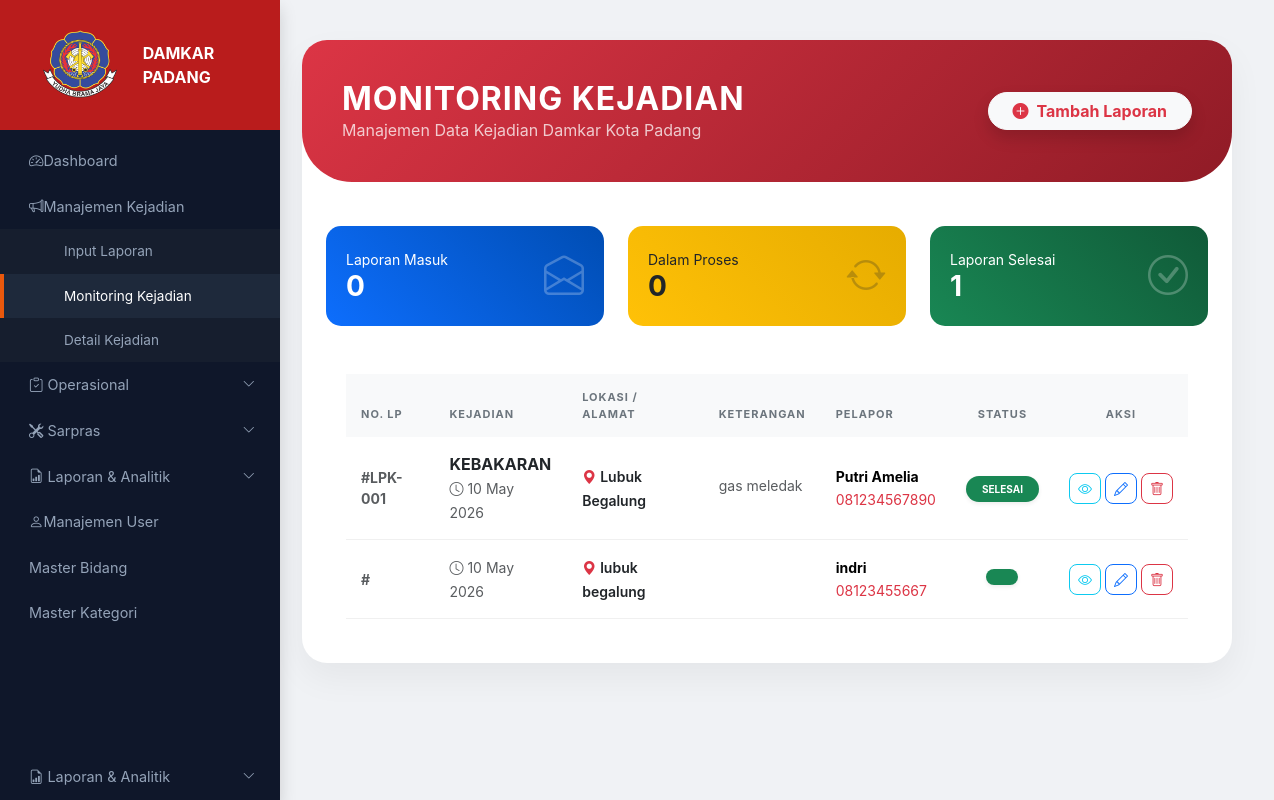
The page /pages/monitoring_kejadian.php on the database as committed earlier.
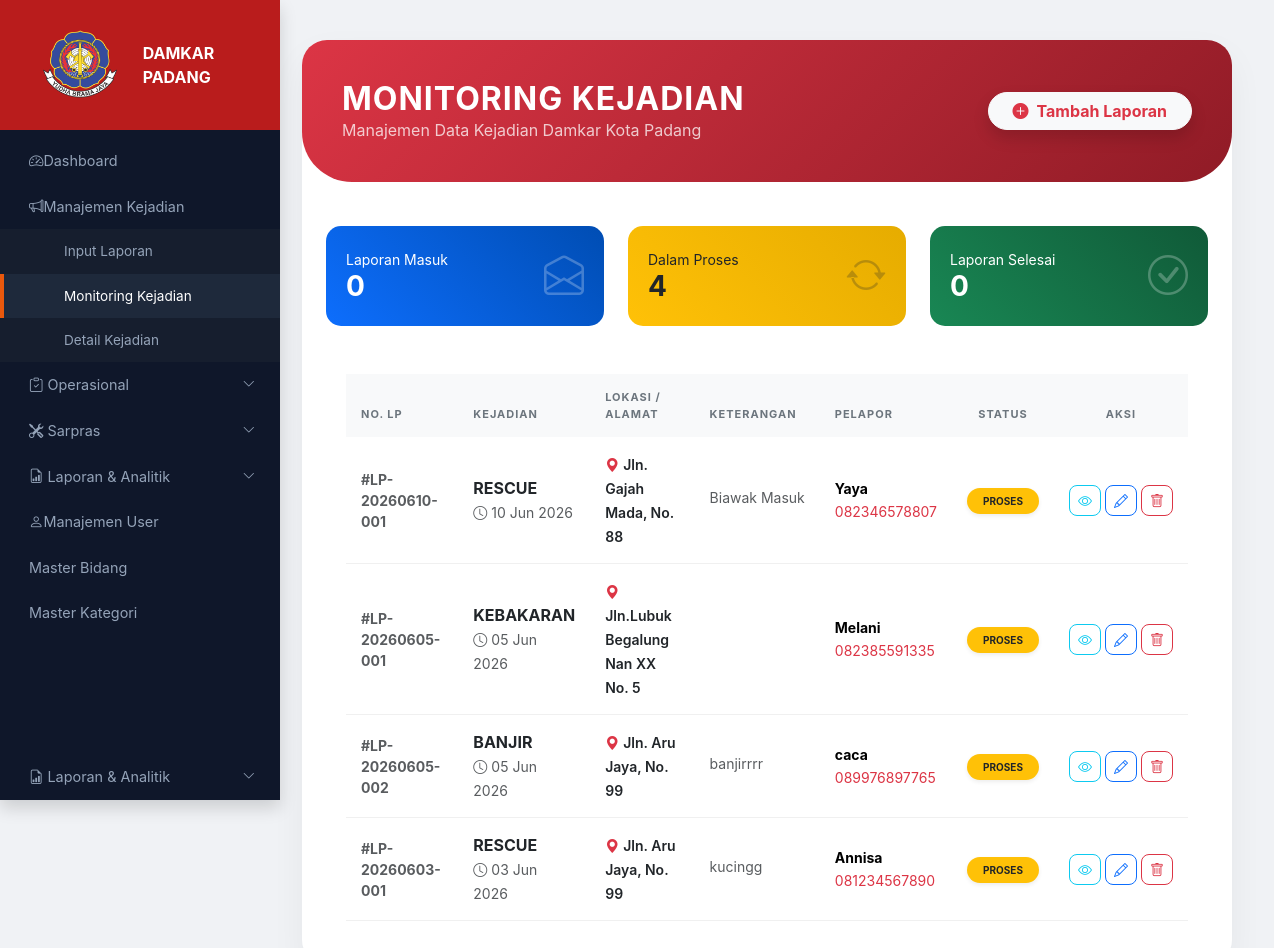
The same page on the database as committed later.
### tables this page shows
CREATE TABLE `laporan_kejadian` (
  `id` int NOT NULL,
  `nomor_laporan` varchar(30) NOT NULL,
  `tanggal` date NOT NULL,
  `pelapor` varchar(100) NOT NULL,
  `no_hp` varchar(20) DEFAULT NULL,
  `lokasi` text NOT NULL,
  `jenis_kejadian` enum('kebakaran','banjir','rescue','lainnya') NOT NULL,
  `deskripsi` text,
  `status` enum('masuk','proses','selesai') DEFAULT 'masuk',
  `waktu_proses` timestamp NULL DEFAULT NULL,
  `waktu_selesai` timestamp NULL DEFAULT NULL,
  `created_at` timestamp NOT NULL DEFAULT CURRENT_TIMESTAMP,
  `updated_at` timestamp NOT NULL DEFAULT CURRENT_TIMESTAMP ON UPDATE CURRENT_TIMESTAMP
);

### pages/monitoring_kejadian.php (the view, shortened to what this page needs)
<?php
$host = "localhost";
$user = "root";
$pass = "";
$db   = "app_damkar";
$conn = mysqli_connect($host, $user, $pass, $db);
?>
<!DOCTYPE html>
<html lang="id">
<head>
    <link href="https://cdn.jsdelivr.net/npm/bootstrap@5.3.3/dist/css/bootstrap.min.css" rel="stylesheet">
    <link rel="stylesheet" href="https://cdn.jsdelivr.net/npm/bootstrap-icons@1.11.3/font/bootstrap-icons.min.css">
    <link rel="stylesheet" href="../assets/css/style.css">
</head>
<body class="d-flex">
    <?php include '../config/sidebar.php'; ?>
    <div class="main-wrapper w-100">
            <div class="container-fluid">
        <div class="content-card-wrapper">
            <div class="custom-header-red">
                <div class="d-flex justify-content-between align-items-center">
                    <div>
                        <h2 class="fw-bold m-0 text-uppercase" style="letter-spacing: 1px;">Monitoring Kejadian</h2>
                        <p class="m-0 opacity-75">Manajemen Data Kejadian Damkar Kota Padang</p>
                    </div>
                    <a href="input_laporan.php" class="btn btn-light text-danger fw-bold rounded-pill px-4 shadow">
                        <i class="bi bi-plus-circle-fill me-2"></i>Tambah Laporan
                    </a>
                </div>
            </div>
            <div class="p-4">
                <div class="row g-4 mb-5">
                    <div class="col-md-4">
                        <div class="card-stat box-masuk">
                            <div class="d-flex justify-content-between align-items-center">
                                <div><p class="m-0 small">Laporan Masuk</p><h3 class="fw-bold m-0"><?= mysqli_num_rows(mysqli_query($conn, "SELECT * FROM laporan_kejadian WHERE status='Masuk'")) ?></h3></div>
                                <i class="bi bi-envelope-open fs-1 opacity-25"></i>
                            </div>
                        </div>
                    </div>
                    <div class="col-md-4">
                        <div class="card-stat box-proses">
                            <div class="d-flex justify-content-between align-items-center">
                                <div><p class="m-0 small">Dalam Proses</p><h3 class="fw-bold m-0"><?= mysqli_num_rows(mysqli_query($conn, "SELECT * FROM laporan_kejadian WHERE status='Proses'")) ?></h3></div>
                                <i class="bi bi-arrow-repeat fs-1 opacity-25"></i>
                            </div>
                        </div>
                    </div>
                    <div class="col-md-4">
                        <div class="card-stat box-selesai">
                            <div class="d-flex justify-content-between align-items-center">
                                <div><p class="m-0 small">Laporan Selesai</p><h3 class="fw-bold m-0"><?= mysqli_num_rows(mysqli_query($conn, "SELECT * FROM laporan_kejadian WHERE status='Selesai'")) ?></h3></div>
                                <i class="bi bi-check-circle fs-1 opacity-25"></i>
                            </div>
                        </div>
                    </div>
                </div>
                <div class="table-container">
                    <div class="table-responsive">
                        <table class="table align-middle m-0">
                            <thead>
                                <tr>
                                    <th>No. LP</th>
                                    <th>Kejadian</th>
                                    <th>Lokasi / Alamat</th>
                                    <th>Keterangan</th>
                                    <th>Pelapor</th>
                                    <th class="text-center">Status</th>
                                    <th class="text-center">Aksi</th>
                                </tr>
                            </thead>
                            <tbody>
                                <?php
                                $res = mysqli_query($conn, "SELECT * FROM laporan_kejadian ORDER BY tanggal DESC");
                                while ($row = mysqli_fetch_assoc($res)) {
                                    $st = strtolower($row['status']);
                                    $cls = ($st == 'masuk') ? 'bg-primary' : (($st == 'proses') ? 'bg-warning text-dark' : 'bg-success');
                                ?>
                                <tr>
                                    <td class="fw-bold text-muted small">#<?= $row['nomor_laporan'] ?></td>
                                    <td>
                                        <span class="fw-bold text-dark d-block"><?= strtoupper($row['jenis_kejadian'] ?? 'RESCUE') ?></span>
                                        <span class="small text-muted"><i class="bi bi-clock me-1"></i><?= date('d M Y', strtotime($row['tanggal'])) ?></span>
                                    </td>
                                    <td>
                                        <span class="small text-dark fw-semibold"><i class="bi bi-geo-alt-fill text-danger me-1"></i><?= $row['lokasi'] ?? '-' ?></span>
                                    </td>
                                    <td>
                                        <span class="d-inline-block text-truncate small text-muted" style="max-width: 150px;" title="<?= $row['deskripsi'] ?>">
                                            <?= $row['deskripsi'] ?? '-' ?>
                                        </span>
                                    </td>
                                    <td>
                                        <span class="d-block fw-bold small"><?= $row['pelapor'] ?></span>
                                        <span class="text-danger small"><?= $row['no_hp'] ?></span>
                                    </td>
                                    <td class="text-center">
                                        <span class="badge rounded-pill <?= $cls ?> px-3 py-2 shadow-sm" style="font-size: 10px;">
                                            <?= strtoupper($row['status']) ?>
                                        </span>
                                    </td>
                                    <td class="text-center">
                                        <div class="d-flex justify-content-center gap-1">
                                            <a href="detail_kejadian.php?no_lp=<?= $row['nomor_laporan'] ?>" class="btn btn-outline-info btn-sm rounded-3">
                                                <i class="bi bi-eye"></i>
                                            </a>
                                            <div class="dropdown">
                                                <button class="btn btn-outline-primary btn-sm rounded-3" data-bs-toggle="dropdown">
                                                    <i class="bi bi-pencil"></i>
                                                </button>
                                            </div>
                                            <a href="?hapus=<?= $row['nomor_laporan'] ?>" class="btn btn-outline-danger btn-sm rounded-3" onclick="return confirm('Hapus data ini?')">
                                                <i class="bi bi-trash"></i>
                                            </a>
                                        </div>
                                    </td>
                                </tr>
                                <?php } ?>
                            </tbody>
                        </table>
                    </div>
                </div>
                </div>
        </div>
        </div>
</body>
</html>

### config/sidebar.php (shortened to what this page needs)
<?php
$current_page = basename($_SERVER['PHP_SELF']);
$path = $_SERVER['PHP_SELF'];
$root_folder = '/Magang_Damkar';
$clean_path = str_replace($root_folder, '', $path);
$levels = substr_count($clean_path, '/');
$base_url = str_repeat('../', $levels);
?>
<div id="sidebar" class="shadow">
    <div class="sidebar-header">
       <img src="/MAGANG/Magang_Damkar/assets/img/logo_damkar.png" alt="Logo" width="140" height="80">
        <span class="fw-bold ms-2">DAMKAR PADANG</span>
    </div>
    <div class="sidebar-content">
        <div class="nav flex-column mt-2">
            <a href="/MAGANG/Magang_Damkar/index.php" class="<?= $current_page == 'index.php' ? 'active' : '' ?>">
    <i class="bi bi-speedometer2"></i> Dashboard
</a>
            <a href="/MAGANG/Magang_Damkar/pages/manajemen_kejadian.php"
                class="<?= $current_page == 'manajemen_kejadian.php' ? 'active' : '' ?>">
                <i class="bi bi-megaphone"></i> Manajemen Kejadian
            </a>
           <div class="collapse <?= in_array($current_page, ['input_laporan.php', 'monitoring_kejadian.php', 'detail_kejadian.php',]) ? 'show' : '' ?> sub-menu"
           id="menuManajemenKejadian">
          <a href="/MAGANG/Magang_Damkar/pages/input_laporan.php"
            class="<?= $current_page == 'input_laporan.php' ? 'active' : '' ?>">Input Laporan</a>
            <a href="/MAGANG/Magang_Damkar/pages/monitoring_kejadian.php"
            class="<?= $current_page == 'monitoring_kejadian.php' ? 'active' : '' ?>">Monitoring Kejadian</a>
            <a href="/MAGANG/Magang_Damkar/pages/monitoring_kejadian.php"
            class="<?= $current_page == 'detail_kejadian.php' ? 'active' : '' ?>">Detail Kejadian</a>
        </div>
            <a href="#menuOperasional" data-bs-toggle="collapse"
                class="d-flex justify-content-between align-items-center">
                <span><i class="bi bi-clipboard-check"></i> Operasional</span>
                <i class="bi bi-chevron-down small"></i>
            </a>
        </div>
            <a href="#menuSarpras" data-bs-toggle="collapse" class="d-flex justify-content-between align-items-center">
                <span><i class="bi bi-tools"></i> Sarpras</span>
                <i class="bi bi-chevron-down small"></i>
            </a>
            <a href="#menuLaporan" data-bs-toggle="collapse" class="d-flex justify-content-between align-items-center">
                <span><i class="bi bi-file-earmark-bar-graph"></i> Laporan & Analitik</span>
                <i class="bi bi-chevron-down small"></i>
            </a>
            <a href="<?= $base_url ?>pages/manajemen_user.php"
                class="<?= $current_page == 'manajemen_user.php' ? 'active' : '' ?>">
                <i class="bi bi-person"></i> Manajemen User
            </a>
            <a href="<?= $base_url ?>pages/master_bidang.php"
                class="<?= $current_page == 'master_bidang.php' ? 'active' : '' ?>">Master Bidang</a>
            <a href="<?= $base_url ?>pages/master_kategori.php"
                class="<?= $current_page == 'master_kategori.php' ? 'active' : '' ?>">Master Kategori</a>
        </div>
        <a href="#menuLaporan" data-bs-toggle="collapse" class="d-flex justify-content-between align-items-center">
            <span><i class="bi bi-file-earmark-bar-graph"></i> Laporan & Analitik</span>
            <i class="bi bi-chevron-down small"></i>
        </a>
    </div>

### assets/css/style.css (style rules this page uses)
:root { --fire-red: #b91c1c; --fire-orange: #ea580c; --dark-sidebar: #0f172a; --sidebar-text: #94a3b8; --bg-light: #f1f5f9; --purple-primary: #3f37c9; --white: #ffffff; --text-dark: #1e293b; --text-muted: #64748b; }
* { font-family: "Inter", sans-serif; }
body { background-color: var(--bg-light); margin: 0; display: flex; min-height: 100vh; }
#sidebar { width: 280px; height: 100vh; position: fixed; left: 0; top: 0; background-color: var(--dark-sidebar); display: flex; flex-direction: column; z-index: 1000; }
.sidebar-header { padding: 25px; background-color: var(--fire-red); color: var(--white); display: flex; align-items: center; }
.sidebar-content { flex-grow: 1; overflow-y: auto; }
#sidebar a { color: var(--sidebar-text); text-decoration: none; padding: 12px 25px; display: flex; align-items: center; font-size: 0.9rem; border-left: 4px solid transparent; transition: 0.3s; }
#sidebar a:hover, #sidebar a.active { background-color: #1e293b; color: var(--white); border-left: 4px solid var(--fire-orange); }
.sub-menu { background-color: #161e2e; }
.sub-menu a { padding-left: 60px !important; font-size: 0.85rem !important; }

### pages/monitoring_kejadian.php (style rules this page uses)
body { background-color: #f0f2f5; font-family: 'Segoe UI', sans-serif; }
.main-wrapper { margin-left: 260px; min-height: 100vh; padding: 40px 30px; transition: all 0.3s; }
.content-card-wrapper { background: white; border-radius: 25px; overflow: hidden; box-shadow: 0 15px 35px rgba(0,0,0,0.05); border: none; }
.custom-header-red { background: linear-gradient(135deg, #dc3545 0%, #901b26 100%); padding: 40px; color: white; border-radius: 0 0 50px 50px; margin-bottom: 20px; }
.card-stat { border: none; border-radius: 15px; color: white; padding: 20px; transition: transform 0.2s; }
.box-masuk { background: linear-gradient(45deg, #0d6efd, #004db3); }
.box-proses { background: linear-gradient(45deg, #ffc107, #e6ac00); color: #212529; }
.box-selesai { background: linear-gradient(45deg, #198754, #105a38); }
.table-container { padding: 0 20px 20px 20px; }
.table thead th { background-color: #f8f9fa; color: #6c757d; font-size: 11px; text-transform: uppercase; letter-spacing: 1px; padding: 15px; border: none; }
.table tbody td { padding: 15px; border-bottom: 1px solid #f0f0f0; }

Rows that differ between the two databases and show on the page:
removed laporan_kejadian: nomor_laporan "LPK-001", jenis_kejadian "KEBAKARAN", tanggal "10 May 2026", lokasi "Lubuk Begalung", deskripsi "gas meledak", pelapor "Putri Amelia", no_hp "081234567890", status "SELESAI"
removed laporan_kejadian: tanggal "10 May 2026", lokasi "lubuk begalung", pelapor "indri", no_hp "08123455667"
added laporan_kejadian: nomor_laporan "LP-20260610-001", jenis_kejadian "RESCUE", tanggal "10 Jun 2026", lokasi "Jln. Gajah Mada, No. 88", deskripsi "Biawak Masuk", pelapor "Yaya", no_hp "082346578807", status "PROSES"
added laporan_kejadian: nomor_laporan "LP-20260605-001", jenis_kejadian "KEBAKARAN", tanggal "05 Jun 2026", lokasi "Jln.Lubuk Begalung Nan XX No. 5", pelapor "Melani", no_hp "082385591335", status "PROSES"
added laporan_kejadian: nomor_laporan "LP-20260605-002", jenis_kejadian "BANJIR", tanggal "05 Jun 2026", lokasi "Jln. Aru Jaya, No. 99", deskripsi "banjirrrr", pelapor "caca", no_hp "089976897765", status "PROSES"
added laporan_kejadian: nomor_laporan "LP-20260603-001", jenis_kejadian "RESCUE", tanggal "03 Jun 2026", lokasi "Jln. Aru Jaya, No. 99", deskripsi "kucingg", pelapor "Annisa", no_hp "081234567890", status "PROSES"
Other text that changed with them:
text no longer shown: "1"
text now shown: "4"
